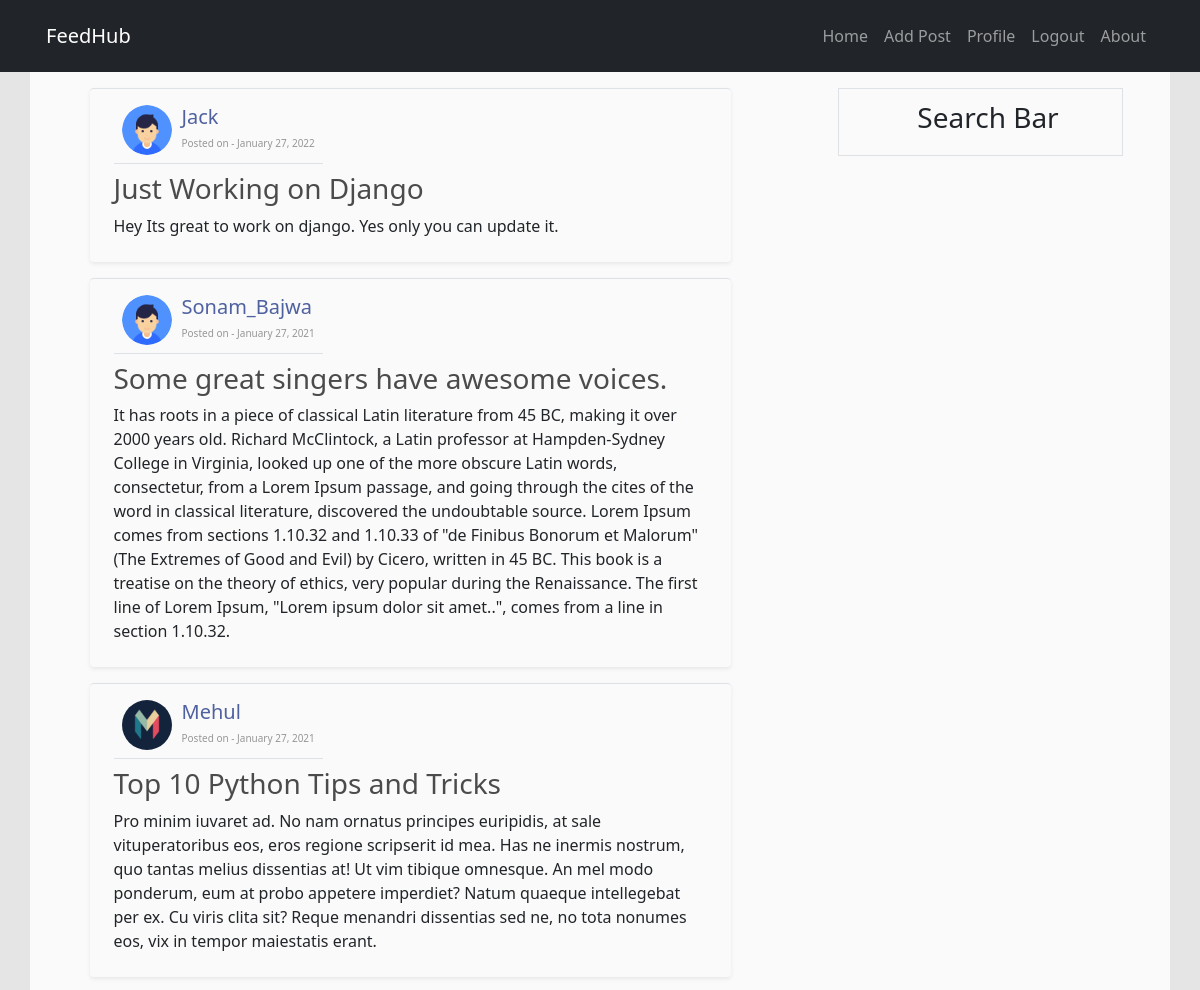
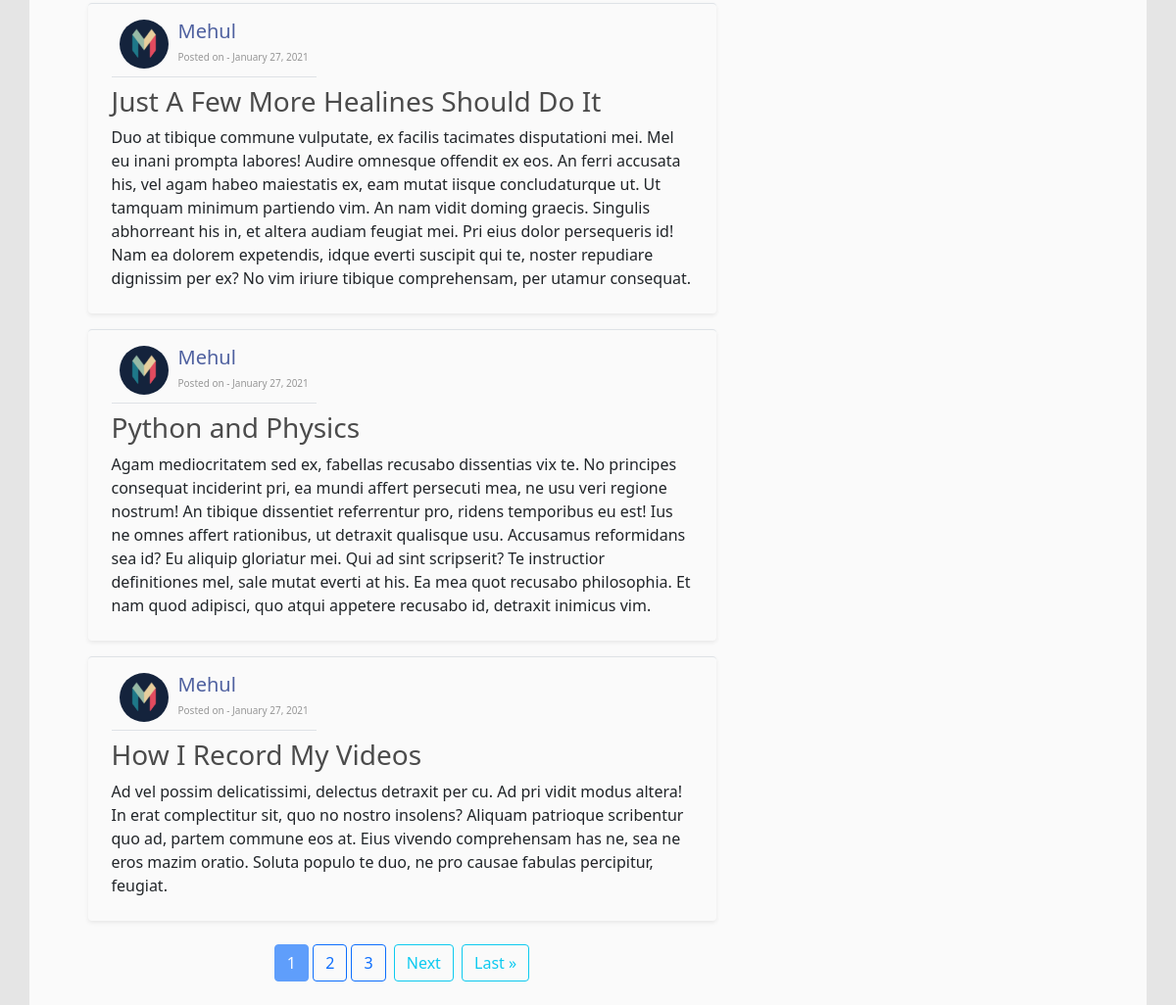
The app's page / (signed in) with its own data (2 pictures, top to bottom).
### feedhub/models.py (models this page shows, shortened)
class Post(models.Model):
    title = models.CharField(max_length=100)
    content = models.TextField()
    date_posted = models.DateTimeField(default=timezone.now)
    author = models.ForeignKey(User, on_delete=models.CASCADE)

### users/models.py (models this page shows, shortened)
class Profile(models.Model):
    user = models.OneToOneField(User, on_delete=models.CASCADE)
    image = models.ImageField(default='default.jpg', upload_to='profile_pics')

### feedhub/views.py (the view)
# urls.py: path('', PostListView.as_view(), name='feed-home'),
class PostListView(ListView):
	model = Post
	template_name = 'feedhub/home.html'
	context_object_name = 'feed'
	ordering = ['-date_posted']
	paginate_by = 6

### feedhub/templates/feedhub/home.html (shortened to what this page needs)
{% extends "feedhub/base.html" %}
{% block content %}
	{% for post in feed %}
		<div class="container mb-3 py-2 _stpbx border-top rounded shadow-sm">
				<div class="d-inline-flex border-bottom mb-2 p-2">
					<img class="_usrlg" width="50px" height="50px" src="{{post.author.profile.image.url}}" alt="profile_pic">
					<div>
						<h2><a href="{% url 'feedhub:user-posts' post.author.username %}">{{ post.author }}</a></h2>
						<small>Posted on - {{ post.date_posted|date:"F j, Y"}}</small>
					</div>
				</div>
				<h3> <a href="{% url 'feedhub:feed-dtl' post.id %}">{{post.title}}</a> </h3>
				<p>{{ post.content }}</p>
		</div>
	{%endfor%}
	{% if is_paginated %}
		<div class="pagination mx-3 py-2 d-flex justify-content-center">
			<span class="step-links">
				{% for pn in page_obj.paginator.page_range %}
					{% if pn == page_obj.number %}
						<a href="#" class="btn btn-primary disabled">{{pn}}</a>
					{%elif pn > page_obj.number|add:-3 and pn < page_obj.number|add:3 %}
						<a href="?page={{pn}}" class="btn btn-outline-primary">{{pn}}</a>
					{% endif %}
				{% endfor %}
				{% if page_obj.has_next %}
						<a href="?page={{ page_obj.next_page_number }}" class="btn btn-outline-info mx-1">Next</a>
						<a href="?page={{ page_obj.paginator.num_pages }}" class="btn btn-outline-info">Last &raquo;</a>
				{% endif %}
			</span>
		</div>
	{% endif %}
{% endblock content %}

### feedhub/static/feedhub/main.css (style rules this page uses)
._stpbx h2 { font-size: 20px; margin: 0; }
._stpbx h2 a { text-decoration: none; color: rgba(60,80,150,0.9); }
._stpbx h3 a { text-decoration: none; color: rgba(0,0,0,0.7); }
._stpbx small { font-size: 10px; font-weight: normal; color: rgba(0,0,0,0.4); }
._usrlg { border-radius: 100%; margin-right: 10px; overflow: hidden; }

### records on screen
Post: author.profile.image (placeholder picture), author "Jack", date_posted "January 27, 2022", title "Just Working on Django", content "Hey Its great to work on django. Yes only you can update it."
Post: author.profile.image (placeholder picture), author "Sonam_Bajwa", date_posted "January 27, 2021", title "Some great singers have awesome voices.", content "It has roots in a piece of classical Latin literature from 45 BC, making it over 2000 years old. Richard McClintock, a Latin professor at Hampden-Sydney College in Virginia, looked up one of the more obscure Latin words, consectetur, from a Lorem Ipsum passage, and going through the cites of the word in classical literature, discovered the undoubtable source. Lorem Ipsum comes from sections 1.10.32 and 1.10.33 of \"de Finibus Bonorum et Malorum\" (The Extremes of Good and Evil) by Cicero, written in 45 BC. This book is a treatise on the theory of ethics, very popular during the Renaissance. The first line of Lorem Ipsum, \"Lorem ipsum dolor sit amet..\", comes from a line in section 1.10.32."
Post: author.profile.image (picture), author "Mehul", date_posted "January 27, 2021", title "Top 10 Python Tips and Tricks", content "Pro minim iuvaret ad. No nam ornatus principes euripidis, at sale vituperatoribus eos, eros regione scripserit id mea. Has ne inermis nostrum, quo tantas melius dissentias at! Ut vim tibique omnesque. An mel modo ponderum, eum at probo appetere imperdiet? Natum quaeque intellegebat per ex. Cu viris clita sit? Reque menandri dissentias sed ne, no tota nonumes eos, vix in tempor maiestatis erant."
Post: author.profile.image (picture), author "Mehul", date_posted "January 27, 2021", title "Just A Few More Healines Should Do It", content "Duo at tibique commune vulputate, ex facilis tacimates disputationi mei. Mel eu inani prompta labores! Audire omnesque offendit ex eos. An ferri accusata his, vel agam habeo maiestatis ex, eam mutat iisque concludaturque ut. Ut tamquam minimum partiendo vim. An nam vidit doming graecis. Singulis abhorreant his in, et altera audiam feugiat mei. Pri eius dolor persequeris id! Nam ea dolorem expetendis, idque everti suscipit qui te, noster repudiare dignissim per ex? No vim iriure tibique comprehensam, per utamur consequat."
Post: author.profile.image (picture), author "Mehul", date_posted "January 27, 2021", title "Python and Physics", content "Agam mediocritatem sed ex, fabellas recusabo dissentias vix te. No principes consequat inciderint pri, ea mundi affert persecuti mea, ne usu veri regione nostrum! An tibique dissentiet referrentur pro, ridens temporibus eu est! Ius ne omnes affert rationibus, ut detraxit qualisque usu. Accusamus reformidans sea id? Eu aliquip gloriatur mei. Qui ad sint scripserit? Te instructior definitiones mel, sale mutat everti at his. Ea mea quot recusabo philosophia. Et nam quod adipisci, quo atqui appetere recusabo id, detraxit inimicus vim."
Post: author.profile.image (picture), author "Mehul", date_posted "January 27, 2021", title "How I Record My Videos", content "Ad vel possim delicatissimi, delectus detraxit per cu. Ad pri vidit modus altera! In erat complectitur sit, quo no nostro insolens? Aliquam patrioque scribentur quo ad, partem commune eos at. Eius vivendo comprehensam has ne, sea ne eros mazim oratio. Soluta populo te duo, ne pro causae fabulas percipitur, feugiat."

### other values on screen
{{ pn }} "1"
{{ pn }} "2" "3"
